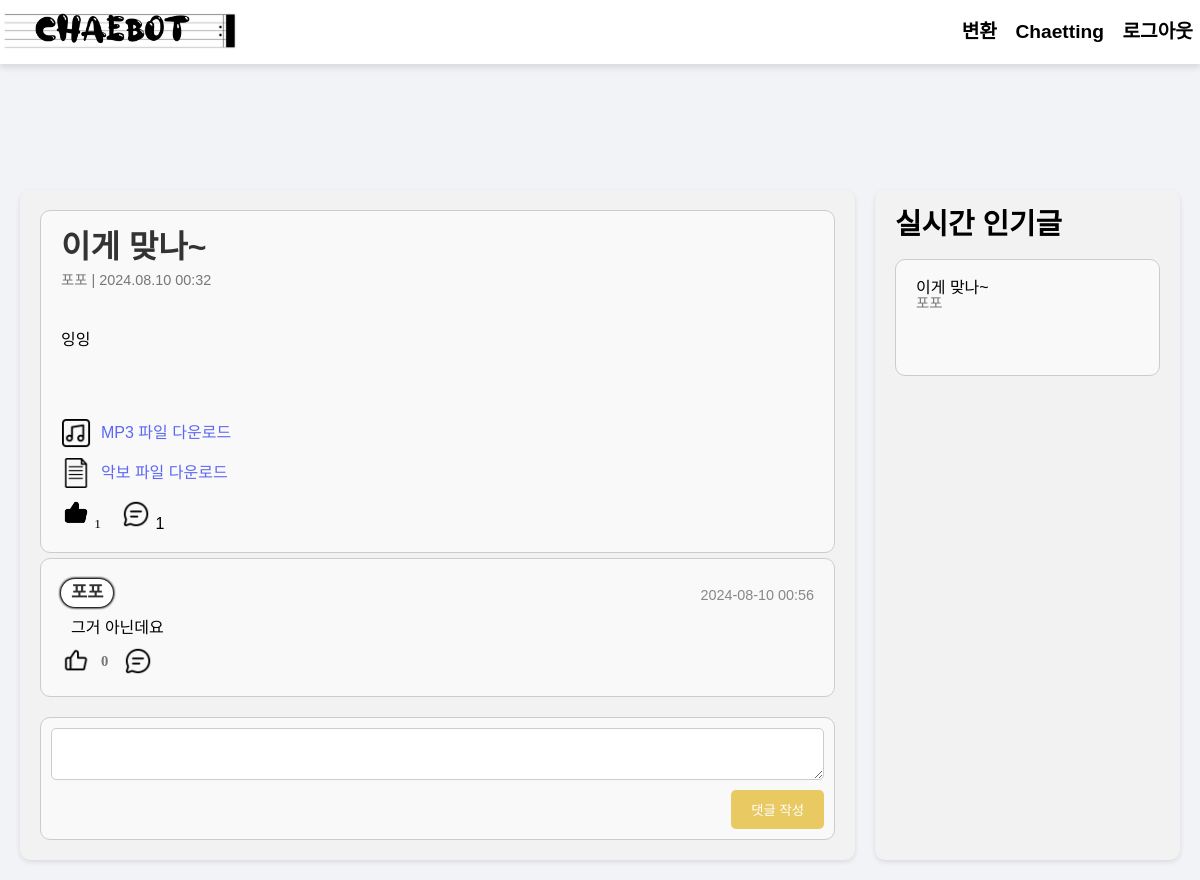
Screenshot of /post/1/ (signed in) with the database file from the repository.
### myapp/models.py (models this page shows, shortened)
class Post(models.Model):
    author = models.ForeignKey(settings.AUTH_USER_MODEL, on_delete=models.CASCADE)
    title = models.CharField(max_length=200)
    content = models.TextField()
    genre = models.CharField(max_length=100)
    mp3_file = models.FileField(upload_to="mp3s/", blank=True, null=True)
    sheet_file = models.FileField(upload_to="sheets/", blank=True, null=True)
    created_at = models.DateTimeField(auto_now_add=True)
    likes = models.ManyToManyField(
        settings.AUTH_USER_MODEL, related_name="liked_posts", blank=True
    )
    def total_likes(self):
        return self.likes.count()

class CustomUser(AbstractUser):
    user_id = models.CharField(max_length=150, unique=True)
    email = models.EmailField(unique=True)
    age_group = models.CharField(max_length=10, blank=True, null=True)
    gender = models.CharField(max_length=10, blank=True, null=True)
    genres = models.CharField(max_length=255, blank=True, null=True)  # 새로운 필드 추가
    username = models.CharField(max_length=150)
    USERNAME_FIELD = "user_id"
    REQUIRED_FIELDS = ["email"]

class Comment(models.Model):
    post = models.ForeignKey(Post, related_name="comments", on_delete=models.CASCADE)
    author = models.ForeignKey(settings.AUTH_USER_MODEL, on_delete=models.CASCADE)
    content = models.TextField()
    created_at = models.DateTimeField(auto_now_add=True)
    likes = models.ManyToManyField(
        settings.AUTH_USER_MODEL, related_name="liked_comments", blank=True
    )
    def total_likes(self):
        return self.likes.count()

### myapp/views.py (the view)
# urls.py: path("post/<int:post_id>/", v.post_detail, name="post_detail"),
def post_detail(request, post_id):
    post = get_object_or_404(Post, id=post_id)
    total_comments = post.comments.count()
    for comment in post.comments.all():
        total_comments += comment.replies.count()
    popular_posts = Post.objects.order_by("-likes")[:5]
    context = {
        "post": post,
        "total_comments": total_comments,
        "popular_posts": popular_posts,
    }
    return render(request, "post_detail.html", context)

### myapp/templates/post_detail.html (shortened to what this page needs)
<!DOCTYPE html>
<html lang="ko">
<head>
    {% load static %}
    <link rel="stylesheet" href="{% static 'css/reset.css' %}">
    <link rel="stylesheet" href="{% static 'css/style.css' %}">
</head>
<body>
    <nav class="navbar">
        <div class="navbar-logo">
            <a href="/"><img src="{% static 'img/logo.png' %}" alt="MP3 to Drum Sheet Converter"></a>
        </div>
        <div class="navbar-menu">
            <a href="{% url 'index' %}" class="active">변환</a>
            {% if user.is_authenticated %}
                <a href="{% url 'chaetting_view' %}" class="active">Chaetting</a>
                <a href="{% url 'logout' %}" class="active">로그아웃</a>
            {% else %}
                <a href="login" class="active" action="{% url 'logout' %}">로그인</a>
            {% endif %}
        </div>
    </nav>
    <main>
        <div class="container">
            <div class="post-detail">
                <div class="post">
                    <h1>{{ post.title }}</h1>
                    <small>{{ post.author.username }} | {{ post.created_at|date:"Y.m.d H:i" }}</small>
                    <p>{{ post.content }}</p>
                    <div class="attachment">
                        {% if post.mp3_file %}
                            <a href="{{ post.mp3_file.url }}" download>
                                <img src="{% static 'img/mp3.png' %}" alt="MP3" class="like-comment-icons"> MP3 파일 다운로드
                            </a>
                        {% endif %}
                        {% if post.sheet_file %}
                            <a href="{{ post.sheet_file.url }}" download>
                                <img src="{% static 'img/note.png' %}" alt="Sheet" class="like-comment-icons"> 악보 파일 다운로드
                            </a>
                        {% endif %}
                    </div>
                    <div class="post-actions">
                        <form method="post" action="{% url 'like_post' post.id %}">
                            <button type="submit" style="background: none; border: none;">
                                {% if user in post.likes.all %}
                                    <img src="{% static 'img/pressed_good.png' %}" alt="Like" class="like-comment-icons">
                                {% else %}
                                    <img src="{% static 'img/bold_like.png' %}" alt="Like" class="like-comment-icons">
                                {% endif %}
                                <span>{{ post.total_likes }}</span>
                            </button>
                        </form>
                        <div>
                            <img src="{% static 'img/comment.png' %}" alt="Comment" class="like-comment-icons">
                            <span>{{ total_comments }}</span>
                        </div>
                    </div>
                </div>
                <div id="comments" class="comments">
                    {% for comment in post.comments.all %}
                    <div class="comment">
                        <div class="comment-header">
                            <span class="comment-author">{{ comment.author.username }}</span>
                            <span class="comment-date">{{ comment.created_at|date:"Y-m-d H:i" }}</span>
                        </div>
                        <div class="comment-body">{{ comment.content }}</div>
                        <div class="comment-action-btns">
                            <form method="post" action="{% url 'like_comment' comment.id %}">
                                <button type="submit">
                                    {% if user in comment.likes.all %}
                                        <img src="{% static 'img/pressed_good.png' %}" alt="Like" class="like-comment-icons">
                                    {% else %}
                                        <img src="{% static 'img/bold_like.png' %}" alt="Like" class="like-comment-icons">
                                    {% endif %}
                                    <span>{{ comment.total_likes }}</span>
                                </button>
                            </form>
                            <button onclick="toggleReplyForm({{ comment.id }})">
                                <img src="{% static 'img/comment.png' %}" alt="Reply" class="like-comment-icons">
                            </button>
                        </div>
                    </div>
                    {% endfor %}
                </div>
                <form class="comment-form" method="post" action="{% url 'add_comment' post.id %}">
                    <textarea name="content"></textarea>
                    <button type="submit">댓글 작성</button>
                </form>
            </div>
            <div class="sidebar">
                <h3>실시간 인기글</h3>
                {% for popular_post in popular_posts %}
                <div class="post">
                    <h4>{{ popular_post.title }}</h4>
                    <small>{{ popular_post.author.username }}</small>
                </div>
                {% endfor %}
            </div>
        </div>
    </main>
</body>
</html>

### static/css/style.css (style rules this page uses)
:root { --main--green--color: #048271; --main--gray--color: #e6e6e6; --light--green--color: #9fcbc9; --dark--gray--color: #5b5b5b; }
body { background-color: #f2f3f7; font-family: Pretendard; }
button { font-family: Pretendard; }
main { padding-top: 70px; width: 1200px; margin: 0 auto; }

### myapp/templates/post_detail.html (style rules this page uses)
body { font-family: 'NEXON Lv1 Gothic OTF', Arial, sans-serif; margin-top: 100px; }
.navbar-logo img { max-height: 100px; max-width: 240px; }
.navbar { width: 100%; background-color: rgba(255, 255, 255, 0.98); box-shadow: 0 4px 6px rgba(0, 0, 0, 0.1); display: flex; justify-content: space-between; align-items: center; padding: 10px 0px; position: fixed; top: 0; left: 0; z-index: 2000; height: auto; min-height: 50px; }
.navbar-logo a { text-decoration: none; color: #007BFF; font-size: 1rem; font-weight: bold; }
.navbar-menu a.active { color: #000; font-weight: bold; }
.navbar-menu a { text-decoration: none; color: #666; padding: 5px 7px; font-size: 1.2rem; font-family: 'TheJamsil5Bold', Arial, sans-serif; }
.container { display: flex; justify-content: space-between; padding: 20px; }
.post-detail, .sidebar { background-color: #f2f2f2; padding: 20px; border-radius: 10px; box-shadow: 0 2px 5px rgba(0,0,0,0.1); }
.post-detail { flex: 3; margin-right: 20px; }
.sidebar { flex: 1; }
.post, .comment { background-color: #fffdfda8; border: 1px solid #ccc; padding: 20px; margin-bottom: 5px; border-radius: 10px; }
.post h1 { color: #333; font-size: 2em; font-weight: bold; margin-bottom: 10px; }
.post small { font-size: 0.9em; color: #777; display: block; margin-bottom: 45px; }
.post p { margin-bottom: 70px; }
.comment-header, .reply-header { display: flex; justify-content: space-between; align-items: center; margin-bottom: 10px; }
.comment-author, .reply-author { margin-bottom: 3px; font-size: 1.1em; font-weight: bold; color: #333; background-color: #ffffff; padding: 5px 10px; border-radius: 15px; box-shadow: 0 0 3px rgb(0, 0, 0), 0 0 3px rgb(0, 0, 0), 0 0 3px rgb(0, 0, 0), 0 0 3px rgb(0, 0, 0); }
.comment-date { font-size: 0.9em; color: #888; }
.comment-body, .reply-body { margin-left: 10px; }
.comment-action-btns { display: flex; gap: 15px; margin-top: 10px; }
.comment-action-btns button { background: none; border: none; color: #777; cursor: pointer; display: flex; align-items: center; gap: 5px; }
.comment-action-btns img { margin-right: 5px; }
.comment-action-btns span { font-size: 1.1em; font-weight: bold; }
.like-comment-icons { width: 30px; height: 30px; }
.attachment { margin-top: 20px; }
.attachment a { display: flex; align-items: center; margin-bottom: 10px; color: #5C67F2; text-decoration: none; }
.attachment a img { margin-right: 10px; }
.reply-form, .comment-form { margin-top: 20px; padding: 10px; background-color: #f9f9f9; border: 1px solid #ccc; border-radius: 10px; display: flex; flex-direction: column; align-items: flex-end; }
.reply-form textarea, .comment-form textarea { width: 100%; padding: 10px; border: 1px solid #ccc; border-radius: 5px; margin-bottom: 10px; }
.reply-form button, .comment-form button { padding: 10px 20px; border: none; border-radius: 5px; background-color: #e8c962; color: white; cursor: pointer; font-family: 'NEXON Lv1 Gothic OTF', Arial, sans-serif; }
.post-actions { display: flex; align-items: center; gap: 20px; }
.sidebar h3 { font-size: 1.8em; font-weight: bold; margin-bottom: 20px; }

### rows the page displays
Post: title "이게 맞나~", author.username "포포", created_at "2024.08.10 00:32", content "잉잉", total_likes "1"
Comment: author.username "포포", created_at "2024-08-10 00:56", content "그거 아닌데요", total_likes "0"

### other values shown
{{ total_comments }} "1"
